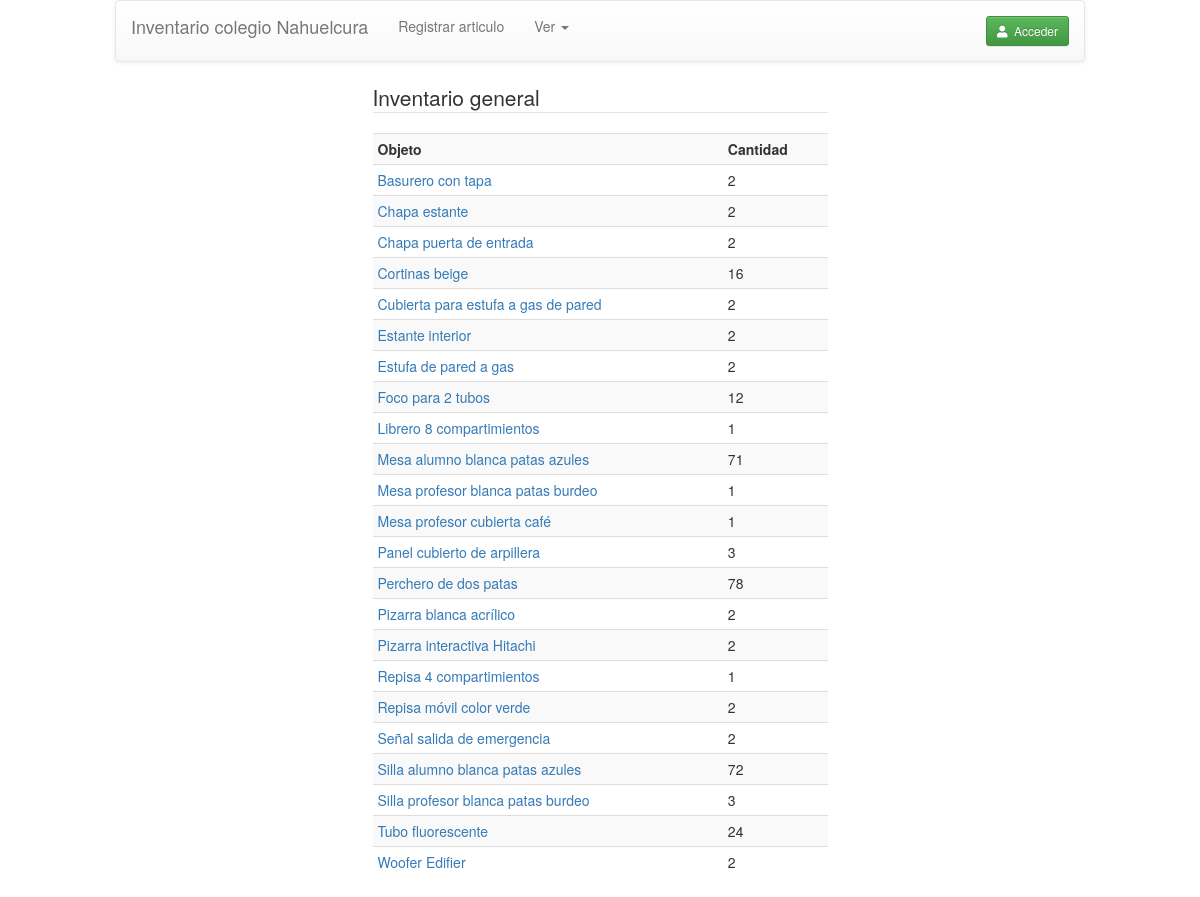
The app's page /inventario/listado with its own data.
### inv/models.py (models this page shows, shortened)
class Objeto(models.Model):
	tipo=models.ForeignKey(Tipo, on_delete=models.CASCADE)
	nombre=models.CharField(max_length=100)

### inv/views.py (the view)
# urls.py: path('inventario/listado', views.inventario, name='inventario'),
def inventario(request):
	inventario = Asignacion.objects.values('objeto__nombre','objeto__id').annotate(total=Sum('cantidad')).order_by('objeto__nombre')
	return render(request, 'inventario.html', {'inventario':inventario})

### inv/templates/inventario.html
{% extends "base_generic.html" %}
{% block content %}
<div class="col-md-6 col-md-offset-3">
<table class="table table-striped table-hover table-condensed ">
	<legend>Inventario general</legend>
	<tr>
		<th>Objeto</th>
		<th>Cantidad</th>
	</tr>
	{% for i in inventario %}
		<tr>
			<td><a href="{% url 'objeto_detail' pk=i.objeto__id %}">{{ i.objeto__nombre }}</a></td>
			<td>{{ i.total }}</td>
		</tr>
	{% endfor %}
</table>
</div>
{% endblock %}

### records on screen
Objeto: objeto__nombre "Basurero con tapa", total "2"
Objeto: objeto__nombre "Chapa estante", total "2"
Objeto: objeto__nombre "Chapa puerta de entrada", total "2"
Objeto: objeto__nombre "Cortinas beige", total "16"
Objeto: objeto__nombre "Cubierta para estufa a gas de pared", total "2"
Objeto: objeto__nombre "Estante interior", total "2"
Objeto: objeto__nombre "Estufa de pared a gas", total "2"
Objeto: objeto__nombre "Foco para 2 tubos", total "12"
Objeto: objeto__nombre "Librero 8 compartimientos", total "1"
Objeto: objeto__nombre "Mesa alumno blanca patas azules", total "71"
Objeto: objeto__nombre "Mesa profesor blanca patas burdeo", total "1"
Objeto: objeto__nombre "Mesa profesor cubierta café", total "1"
Objeto: objeto__nombre "Panel cubierto de arpillera", total "3"
Objeto: objeto__nombre "Perchero de dos patas", total "78"
Objeto: objeto__nombre "Pizarra blanca acrílico", total "2"
Objeto: objeto__nombre "Pizarra interactiva Hitachi", total "2"
Objeto: objeto__nombre "Repisa 4 compartimientos", total "1"
Objeto: objeto__nombre "Repisa móvil color verde", total "2"
Objeto: objeto__nombre "Señal salida de emergencia", total "2"
Objeto: objeto__nombre "Silla alumno blanca patas azules", total "72"
Objeto: objeto__nombre "Silla profesor blanca patas burdeo", total "3"
Objeto: objeto__nombre "Tubo fluorescente", total "24"
Objeto: objeto__nombre "Woofer Edifier", total "2"
